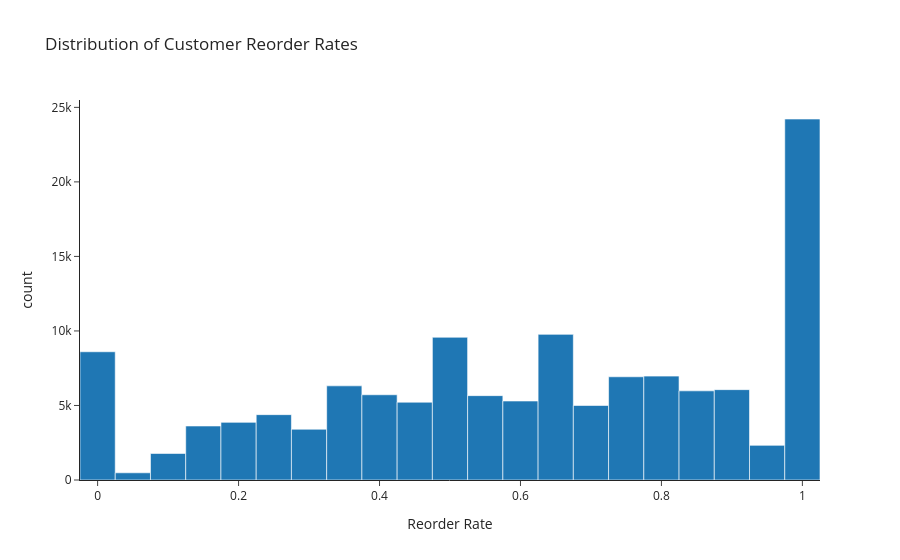

The notebook cell saved with this chart:
### Markdown cell above
Reorder rate per customer is the share of items they buy that they had
purchased before. Higher values indicate more habitual / loyal shoppers.

### Code cell
fig = px.histogram(
    customers.dropna(subset=["reorder_rate"]),
    x="reorder_rate",
    nbins=50,
    title="Distribution of Customer Reorder Rates",
    labels={"reorder_rate": "Reorder Rate", "count": "Number of Customers"},
)
fig.show()

### Figure 1 — Plotly figure (JSON) as saved in the notebook; plotly's stock layout.template omitted (floating-point values rounded to 4 significant figures; data arrays with more than 128 entries replaced by an {"elided": "..."} marker saying what was removed)
{"data": [{"bingroup": "x", "hovertemplate": "Reorder Rate=%{x}<br>count=%{y}<extra></extra>", "legendgroup": "", "marker": {"color": "#1F77B4", "pattern": {"shape": ""}}, "name": "", "nbinsx": 50, "orientation": "v", "showlegend": false, "type": "histogram", "x": {"elided": "131209 float values"}, "xaxis": "x", "yaxis": "y"}], "layout": {"barmode": "relative", "legend": {"tracegroupgap": 0}, "title": {"text": "Distribution of Customer Reorder Rates"}, "xaxis": {"anchor": "y", "domain": [0, 1], "title": {"text": "Reorder Rate"}}, "yaxis": {"anchor": "x", "domain": [0, 1], "title": {"text": "count"}}}}
